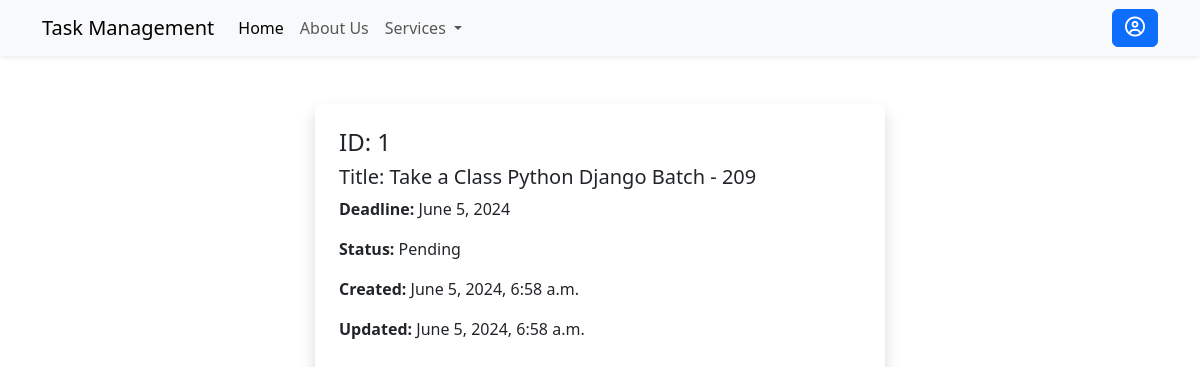
The page /tasks/1 (signed in) on the database its author committed.
### tasks/models.py (models this page shows, shortened)
class Task(models.Model):
    STATUS_CHOICES = [
        ('P', 'Pending'),
        ('C', 'Complete'),
    ]
    user = models.ForeignKey(User, on_delete=models.CASCADE, related_name='tasks')
    title = models.CharField(max_length=255)
    deadline = models.DateField()
    status = models.CharField(max_length=2, choices=STATUS_CHOICES, default='Pending')
    created_at = models.DateTimeField(auto_now_add=True)
    updated_at = models.DateTimeField(auto_now=True)
    class Meta:
        ordering = ['-title']
        verbose_name = 'Task'
        verbose_name_plural = 'Tasks'

### tasks/views.py (the view)
# urls.py: path('<int:pk>', task, name="task"),
@login_required(login_url='signin')
def task(request, pk):
    task = Task.objects.get(pk=pk)
    return render(request, 'tasks/task.html', {'task': task})

### tasks/templates/tasks/task.html
{% extends "base.html" %}
{% block content %}
<div class="container mt-5">
    <div class="row justify-content-center align-items-center">
        <div class="col-6 shadow rounded p-4">
            <h4>ID: {{ task.id }}</h4>
            <h5>Title: {{ task.title }}</h5>
            <p><strong>Deadline:</strong> {{ task.deadline }}</p>
            <p><strong>Status:</strong> {{ task.get_status_display }}</p>
            <p><strong>Created:</strong> {{ task.created_at }}</p>
            <p><strong>Updated:</strong> {{ task.updated_at }}</p>
        </div>
    </div>
</div>
{% endblock content %}

### rows shown on the page
Task: id "1", title "Take a Class Python Django Batch - 209", deadline "June 5, 2024", status "Pending", created_at "June 5, 2024, 6:58 a.m.", updated_at "June 5, 2024, 6:58 a.m."
